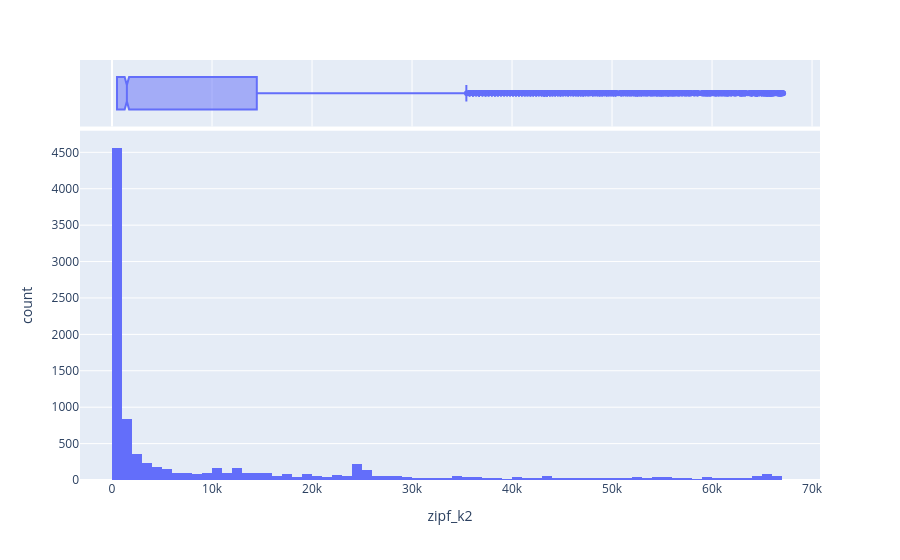

Notebook code cell kept with this figure:
### Code cell
px.histogram(VOCAB, 'zipf_k2', marginal='box')

### Figure 1 — Plotly figure (JSON) as saved in the notebook; plotly's stock layout.template omitted (floating-point values rounded to 4 significant figures; data arrays with more than 128 entries replaced by an {"elided": "..."} marker saying what was removed)
{"data": [{"bingroup": "x", "hovertemplate": "zipf_k2=%{x}<br>count=%{y}<extra></extra>", "legendgroup": "", "marker": {"color": "#636efa", "pattern": {"shape": ""}}, "name": "", "orientation": "v", "showlegend": false, "type": "histogram", "x": {"elided": "9668 int values"}, "xaxis": "x", "yaxis": "y"}, {"hovertemplate": "zipf_k2=%{x}<extra></extra>", "legendgroup": "", "marker": {"color": "#636efa"}, "name": "", "notched": true, "showlegend": false, "type": "box", "x": {"elided": "9668 int values"}, "xaxis": "x2", "yaxis": "y2"}], "layout": {"barmode": "relative", "legend": {"tracegroupgap": 0}, "margin": {"t": 60}, "xaxis": {"anchor": "y", "domain": [0.0, 1.0], "title": {"text": "zipf_k2"}}, "xaxis2": {"anchor": "y2", "domain": [0.0, 1.0], "matches": "x", "showgrid": true, "showticklabels": false}, "yaxis": {"anchor": "x", "domain": [0.0, 0.8316], "title": {"text": "count"}}, "yaxis2": {"anchor": "x2", "domain": [0.8416, 1.0], "matches": "y2", "showgrid": false, "showline": false, "showticklabels": false, "ticks": ""}}}
